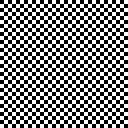
Frame 1 (no input)
Frame 60 (the mouse pressed at the canvas centre just before this capture): identical to frame 1, image omitted
Frame 120 (the mouse held since frame 60 and released just before this capture): identical to frame 1, image omitted

The Processing sketch that drew this single still picture (run headless with seeded random() and noise(); from frame 60 on, the mouse is pressed at the canvas centre):

// Processing sketch: c_XOR
// ── c_XOR.pde
/**
 * 2026/1/22 - 2026/1/29
 * 
 * 棋盘格的本质是异或？
 * 
 * 或者说按位异或？还是奇偶？
 * 
 * 把棋盘格看作网格填格子
 * 则每个格子 x、y 坐标的二进制表示
 * 最后一位（按位）异或的结果恰好是棋盘格的结构
 * 
 * Processing 里面，boolean 类型与 int 类型有本质区别不能混用
 * 从而用了按位异或计算
 * 只有一位的情况下计算规则与异或类似
 * 不同得 1 相同得 0
 * 奇数个 1 得 1 偶数个 1 得 0
 * 
 * 最大的区别是这里左上角格子涂黑
 * 原因是从 checkerboard_1.pde 以来的判断方式是看坐标之和奇偶，奇数（1）涂黑，偶数（0）留白：
 * if ((dx+dy)%2==0) {fill(255);} else {fill(0);}
 * 这里是把 0 涂黑 1 留白了恰好相反 color1 = x_s.charAt(31) ^ y_s.charAt(31);fill(255 * (color1 % 2));
 * 
 * c_XOR.pde 是简写，c 代表 checkerboard，为了偷点懒少打字母
 */
int cellWidth = 4;  // 格子宽度
int cellHeight = 4;  // 格子高度
void setup() {
  size(128,128);
  noStroke();
}
void draw() {
  int color1;
  int x1;
  int y1;
  for (int x = 0; x < width / cellWidth; x++) {
    for (int y = 0; y < height / cellHeight; y++) {
      x1 = x & 1;  // 受DeepSeek启发加上之前写的详细的按位与按位或按位异或文档（文档已公开，详见 https://github.com/qp91mn64/sketches_black_white/blob/main/docs/bitwise_AND_OR_XOR_detailed.md）
      y1 = y & 1;  // 取最低位直接用按位与就够了
      color1 = x1 ^ y1;  // 然后按位异或
      fill(255 * color1);  // 最左上角代表0，黑色
      rect(x * cellWidth, y * cellHeight, cellWidth, cellHeight);
    }
  }
}
